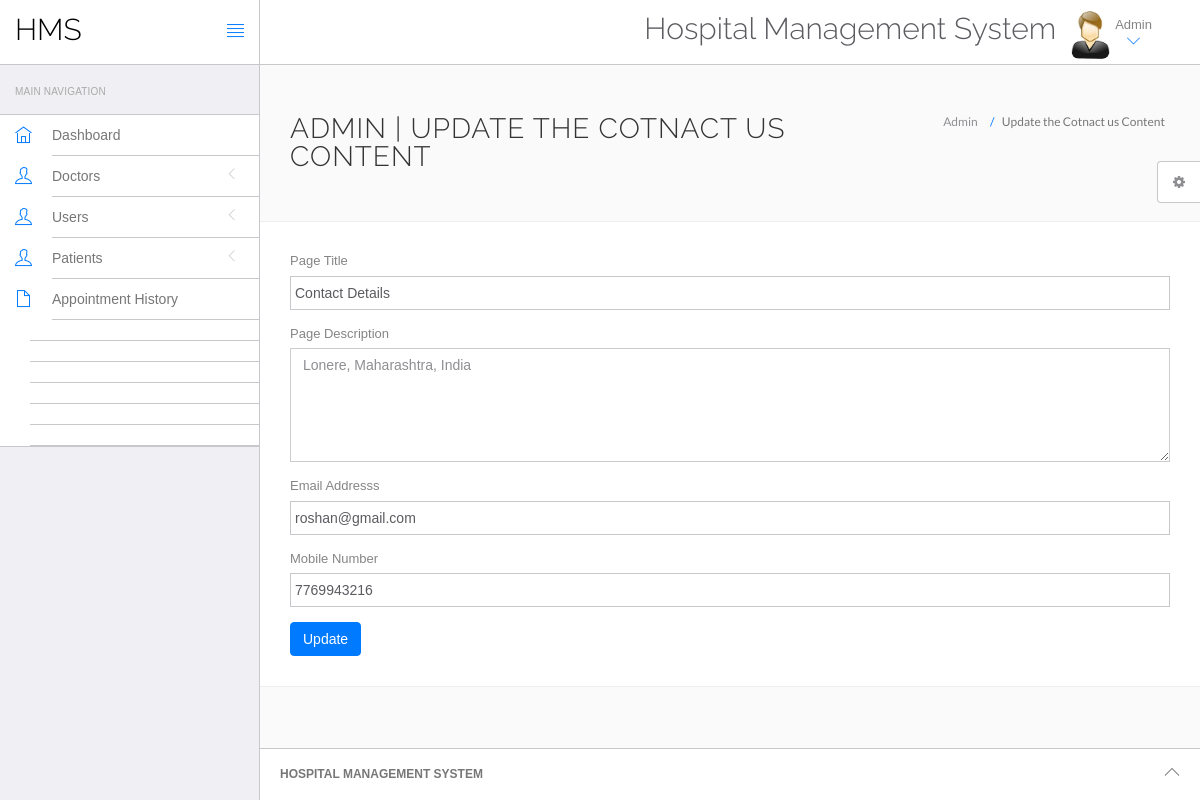
Screenshot of /hms/admin/contact.php (signed in) with the database file from the repository.
### tables this page shows
CREATE TABLE `tblpage` (
  `ID` int NOT NULL AUTO_INCREMENT,
  `PageType` varchar(200) DEFAULT NULL,
  `PageTitle` varchar(200) DEFAULT NULL,
  `PageDescription` mediumtext,
  `Email` varchar(120) DEFAULT NULL,
  `MobileNumber` bigint DEFAULT NULL,
  `UpdationDate` timestamp NULL DEFAULT CURRENT_TIMESTAMP,
  `OpenningTime` varchar(255) DEFAULT NULL,
  PRIMARY KEY (`ID`)
);

### hms/admin/contact.php (the view, shortened to what this page needs)
<?php
include('include/config.php');
if(strlen($_SESSION['id']==0)) {
 header('location:logout.php');
  } else{
?>
<!DOCTYPE html>
<html lang="en">
	<head>
		<link rel="stylesheet" href="vendor/bootstrap/css/bootstrap.min.css">
		<link rel="stylesheet" href="vendor/fontawesome/css/font-awesome.min.css">
		<link rel="stylesheet" href="vendor/themify-icons/themify-icons.min.css">
		<link href="vendor/animate.css/animate.min.css" rel="stylesheet" media="screen">
		<link href="vendor/perfect-scrollbar/perfect-scrollbar.min.css" rel="stylesheet" media="screen">
		<link href="vendor/switchery/switchery.min.css" rel="stylesheet" media="screen">
		<link href="vendor/bootstrap-touchspin/jquery.bootstrap-touchspin.min.css" rel="stylesheet" media="screen">
		<link href="vendor/select2/select2.min.css" rel="stylesheet" media="screen">
		<link href="vendor/bootstrap-datepicker/bootstrap-datepicker3.standalone.min.css" rel="stylesheet" media="screen">
		<link href="vendor/bootstrap-timepicker/bootstrap-timepicker.min.css" rel="stylesheet" media="screen">
		<link rel="stylesheet" href="assets/css/styles.css">
		<link rel="stylesheet" href="assets/css/plugins.css">
		<link rel="stylesheet" href="assets/css/themes/theme-1.css" id="skin_color" />
	</head>
	<body>
		<div id="app">
<?php include('include/sidebar.php');?>
			<div class="app-content">
					<?php include('include/header.php');?>
				<div class="main-content" >
					<div class="wrap-content container" id="container">
						<section id="page-title">
							<div class="row">
								<div class="col-sm-8">
									<h1 class="mainTitle">Admin  | Update the Cotnact us Content</h1>
																	</div>
								<ol class="breadcrumb">
									<li>
										<span>Admin </span>
									</li>
									<li class="active">
										<span>Update the Cotnact us Content</span>
									</li>
								</ol>
							</div>
						</section>
						<div class="container-fluid container-fullw bg-white">
									<div class="row">
								<div class="col-md-12">
          <form class="forms-sample" method="post">
                    <?php
$ret=mysqli_query($con,"select * from  tblpage where PageType='contactus'");
while ($row=mysqli_fetch_array($ret)) {
?>
                    <div class="form-group">
                       <label for="exampleInputUsername1">Page Title</label>
                      <input id="pagetitle" name="pagetitle" type="text" class="form-control" required="true" value="<?php  echo $row['PageTitle'];?>">
                    </div>
                    <div class="form-group">
                      <label for="exampleInputEmail1">Page Description</label>
                      <textarea class="form-control" name="pagedes" id="pagedes" rows="5"><?php  echo $row['PageDescription'];?></textarea>
                    </div>
                    <div class="form-group">
                      <label for="exampleInputUsername1">Email Addresss</label>
                     <input type="email" class="form-control" name="email" value="<?php  echo $row['Email'];?>" required='true'>
                    </div>
                    <div class="form-group">
                      <label for="exampleInputUsername1">Mobile Number</label>
                     <input type="text" class="form-control" name="mobnum" value="<?php  echo $row['MobileNumber'];?>" required='true' maxlength="10" pattern='[0-9]+'>
                    </div>
                    <?php } ?>
                    <button type="submit" class="btn btn-primary mr-2" name="submit">Update</button>
                  </form>
								</div>
							</div>
								</div>
					</div>
				</div>
			</div>
	<?php include('include/footer.php');?>
	<?php include('include/setting.php');?>
		</div>
	</body>
</html>
<?php } ?>

### hms/admin/assets/css/themes/theme-1.css (style rules this page uses)
body { background: #FAFAFA; }

### rows the page displays
tblpage: pagetitle "Contact Details", pagedes "Lonere, Maharashtra, India", email "roshan@gmail.com", mobnum "7769943216"
